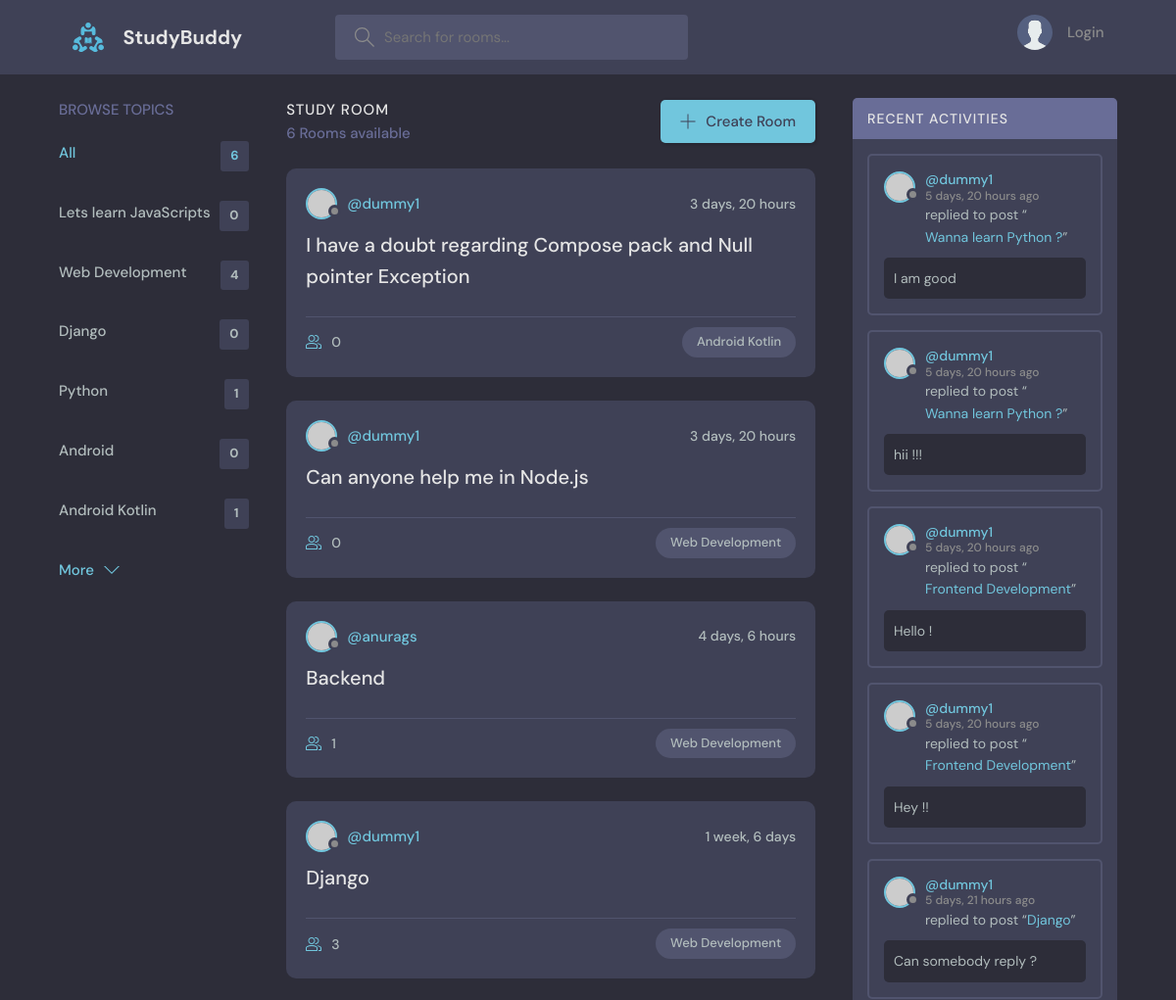
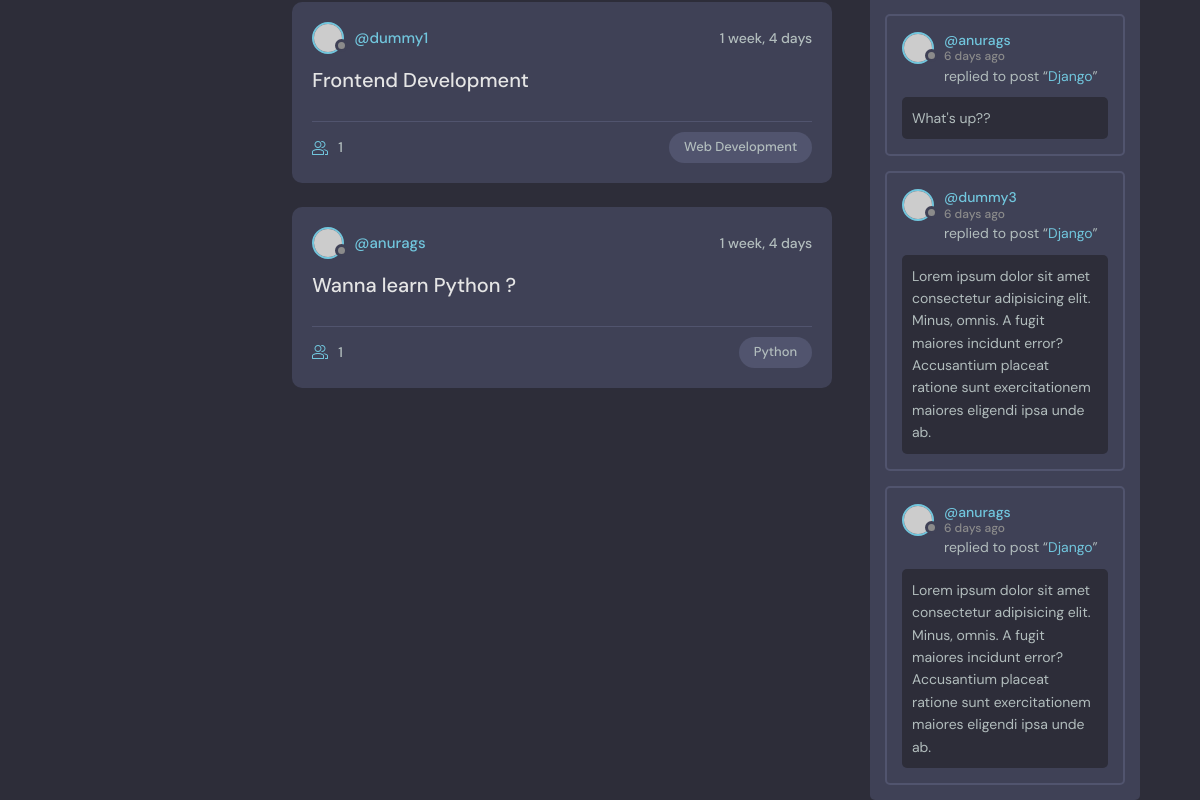
The page / on the database its author committed (2 pictures, top to bottom).
### base/models.py (models this page shows, shortened)
class Topic(models.Model):
    name = models.CharField(max_length=200)

class Room(models.Model):
    host =models.ForeignKey(User,on_delete=models.SET_NULL,null=True)
    topic = models.ForeignKey(Topic,on_delete=models.SET_NULL,null=True)
    name = models.CharField(max_length=200)
    description = models.TextField(null=True,blank=True)
    participants = models.ManyToManyField(User,related_name='participants',blank=True)
    updated = models.DateTimeField(auto_now=True)
    created = models.DateTimeField(auto_now_add=True)
    class Meta:
        ordering = ['-updated','-created']
    def __str__(self):
        return self.name

class Message(models.Model):
    user = models.ForeignKey(User,on_delete=models.CASCADE)
    room = models.ForeignKey(Room,on_delete=models.CASCADE)
    body = models.TextField()
    updated = models.DateTimeField(auto_now=True)
    created = models.DateTimeField(auto_now_add=True)
    class Meta:
        ordering = ['-updated','-created']

### base/views.py (the view)
# urls.py: path('',views.home,name="home"),
def home(request):
    q = request.GET.get('q') if request.GET.get('q') != None else ''
    rooms = Room.objects.filter(
        Q(topic__name__icontains=q) |
        Q(name__icontains=q) |
        Q(description__icontains=q)
    )
    topics = Topic.objects.all()
    room_count = rooms.count()
    room_messages = Message.objects.filter(
        Q(room__topic__name__icontains = q)
    )
    context = {'rooms':rooms,'topics':topics,'room_count':room_count,'room_messages':room_messages}
    return render(request,'base/home.html',context)

### base/templates/base/home.html (shortened to what this page needs)
{% extends 'main.html' %}
{% block content %}
    <main class="layout layout--3">
      <div class="container">
        {% include 'base/topics_component.html' %}
        <div class="roomList">
          <div class="roomList__header">
            <div>
              <h2>Study Room</h2>
              <p>{{room_count}} Rooms available</p>
            </div>
            <a class="btn btn--main" href="{% url 'create-room' %}">
              <svg version="1.1" xmlns="http://www.w3.org/2000/svg" width="32" height="32" viewBox="0 0 32 32">
                <title>add</title>
                <path
                  d="M16.943 0.943h-1.885v14.115h-14.115v1.885h14.115v14.115h1.885v-14.115h14.115v-1.885h-14.115v-14.115z"
                ></path>
              </svg>
              Create Room
            </a>
          </div>
          {% include 'base/feed_component.html' %}
        </div>
        {% include 'base/activity _component.html' %}
      </div>
    </main>
    {% endblock %}

### base/templates/base/topics_component.html
<div class="topics">
    <div class="topics__header">
      <h2>Browse Topics</h2>
    </div>
    <ul class="topics__list">
      <li>
        <a href="{% url 'home' %}" class="active">All <span>{{topics.count}}</span></a>
      </li>
      {% for topic in topics %}
      <li>
        <a href="{% url 'home' %}?q={{topic.name}}">{{topic.name}} <span>{{topic.room_set.all.count}}</span></a>
      </li>
      {% endfor %}
    </ul>
    <a class="btn btn--link" href="topics.html">
      More
      <svg version="1.1" xmlns="http://www.w3.org/2000/svg" width="32" height="32" viewBox="0 0 32 32">
        <title>chevron-down</title>
        <path d="M16 21l-13-13h-3l16 16 16-16h-3l-13 13z"></path>
      </svg>
    </a>
  </div>

### base/templates/base/feed_component.html (shortened to what this page needs)
{% for room in rooms %}
<div class="roomListRoom">
    <div class="roomListRoom__header">
      <a href="{% url 'user-profile' room.host.id  %}" class="roomListRoom__author">
        <div class="avatar avatar--small">
          <img src="https://randomuser.me/api/portraits/women/11.jpg" />
        </div>
        <span>@{{room.host.username}}</span>
      </a>
      <div class="roomListRoom__actions">
        <span>{{room.created|timesince}}</span>
      </div>
    </div>
    <div class="roomListRoom__content">
      <a href="{% url 'room' room.id %}">{{room.name}}</a>
    </div>
    <div class="roomListRoom__meta">
      <a href="{% url 'room' room.id %}" class="roomListRoom__joined">
        {{room.participants.all.count}}
      </a>
      <p class="roomListRoom__topic">{{room.topic.name}}</p>
    </div>
  </div>
  {% endfor %}

### base/templates/base/activity _component.html (shortened to what this page needs)
<div class="activities">
    <div class="activities__header">
      <h2>Recent Activities</h2>
    </div>
    {% for message in room_messages %}
    <div class="activities__box">
      <div class="activities__boxHeader roomListRoom__header">
        <a href="{% url 'user-profile' message.user.id %}" class="roomListRoom__author">
          <div class="avatar avatar--small">
            <img src="https://randomuser.me/api/portraits/women/11.jpg" />
          </div>
          <p>
            @{{message.user}}
            <span>{{message.created|timesince}} ago</span>
          </p>
        </a>
      </div>
      <div class="activities__boxContent">
        <p>replied to post “<a href="{% url 'room' message.room.id %}">{{message.room}}</a>”</p>
        <div class="activities__boxRoomContent">
          {{message.body}}
        </div>
      </div>
    </div>
    {% endfor %}
  </div>

### rows shown on the page
Topic: name "Lets learn JavaScripts", room_set.all.count "0"
Topic: name "Web Development", room_set.all.count "4"
Topic: name "Django", room_set.all.count "0"
Topic: name "Python", room_set.all.count "1"
Topic: name "Android", room_set.all.count "0"
Topic: name "Android Kotlin", room_set.all.count "1"
Room: host.username "dummy1", created "3 days, 20 hours", name "I have a doubt regarding Compose pack and Null pointer Exception", participants.all.count "0", topic.name "Android Kotlin"
Room: host.username "dummy1", created "3 days, 20 hours", name "Can anyone help me in Node.js", participants.all.count "0", topic.name "Web Development"
Room: host.username "anurags", created "4 days, 6 hours", name "Backend", participants.all.count "1", topic.name "Web Development"
Room: host.username "dummy1", created "1 week, 6 days", name "Django", participants.all.count "3", topic.name "Web Development"
Room: host.username "dummy1", created "1 week, 4 days", name "Frontend Development", participants.all.count "1", topic.name "Web Development"
Room: host.username "anurags", created "1 week, 4 days", name "Wanna learn Python ?", participants.all.count "1", topic.name "Python"
Message: user "dummy1", created "5 days, 20 hours", room "Wanna learn Python ?", body "I am good"
Message: user "dummy1", created "5 days, 20 hours", room "Wanna learn Python ?", body "hii !!!"
Message: user "dummy1", created "5 days, 20 hours", room "Frontend Development", body "Hello !"
Message: user "dummy1", created "5 days, 20 hours", room "Frontend Development", body "Hey !!"
Message: user "dummy1", created "5 days, 21 hours", room "Django", body "Can somebody reply ?"
Message: user "anurags", created "6 days", room "Django", body "What's up??"
Message: user "dummy3", created "6 days", room "Django", body "Lorem ipsum dolor sit amet consectetur adipisicing elit. Minus, omnis. A fugit maiores incidunt error? Accusantium placeat ratione sunt exercitationem maiores eligendi ipsa unde ab."
Message: user "anurags", created "6 days", room "Django", body "Lorem ipsum dolor sit amet consectetur adipisicing elit. Minus, omnis. A fugit maiores incidunt error? Accusantium placeat ratione sunt exercitationem maiores eligendi ipsa unde ab."

### other values the page prints
{{ topics.count }} "6"
{{ room_count }} "6"
